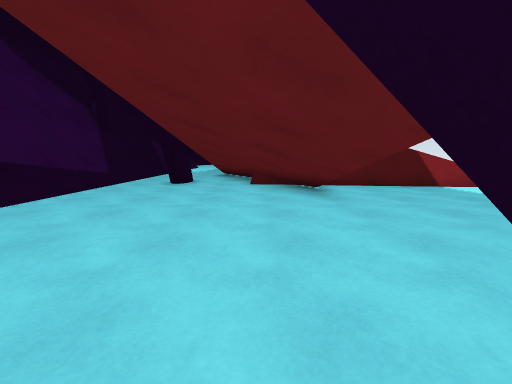
[1] (above)

16 first-person views from a walk through a scene from a Unity 3-D project. The camera is 1.3 m above the floor, tilts 8° down and sees 90° across. The floor is counted in squares, 1 m on a side. Each view is taken from the middle of a square. On the plan, view 1 faces up. The plan holds only what a view shows up to about 13 squares ahead; the rest is blank. The place goes on beyond the plan. Surface patterns are stand-ins for the level's own textures.

[2]
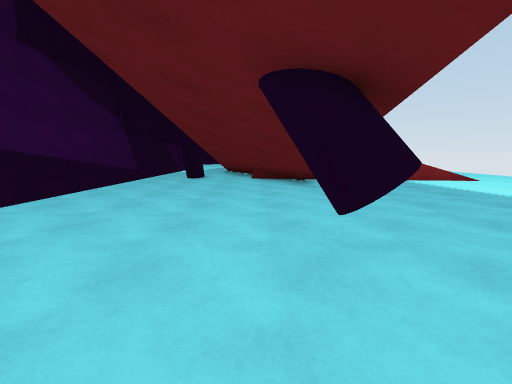

[3]
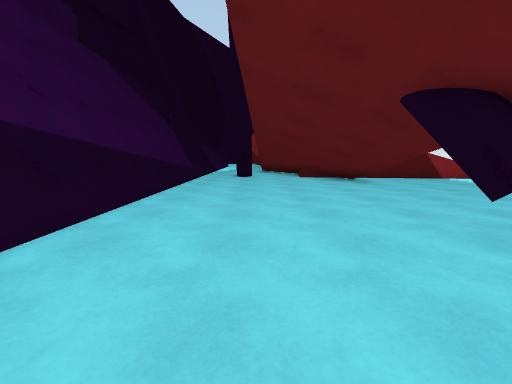

[4]
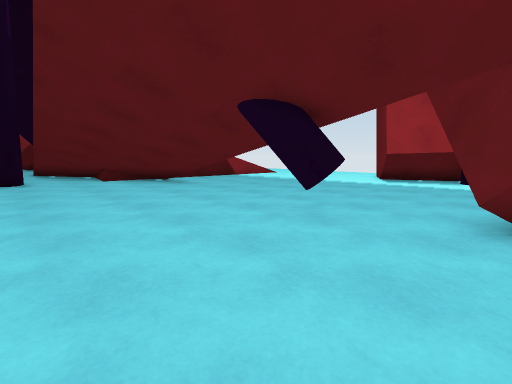

[5]
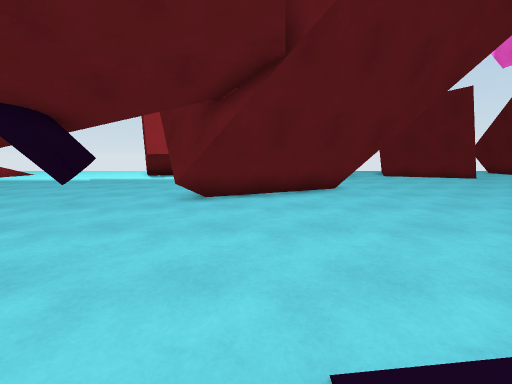

[6]
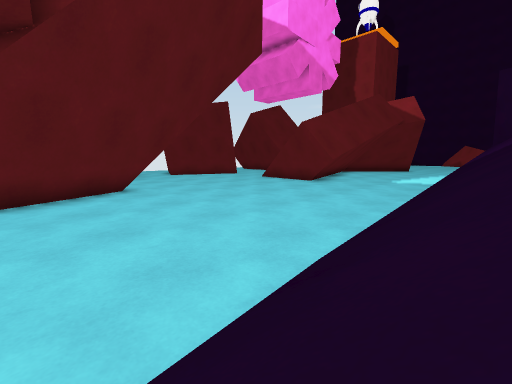

[7]
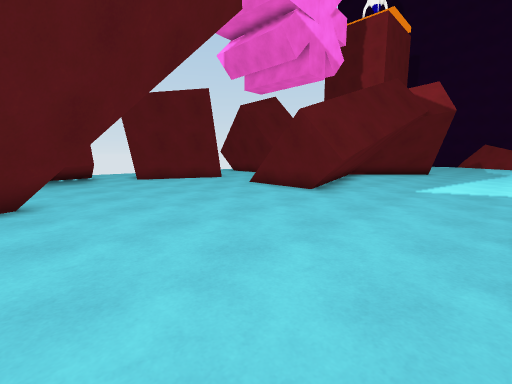

[8]
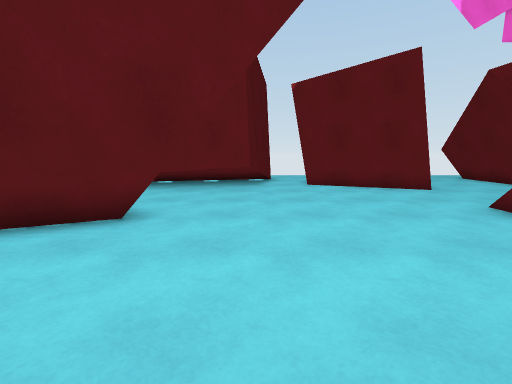

[9]
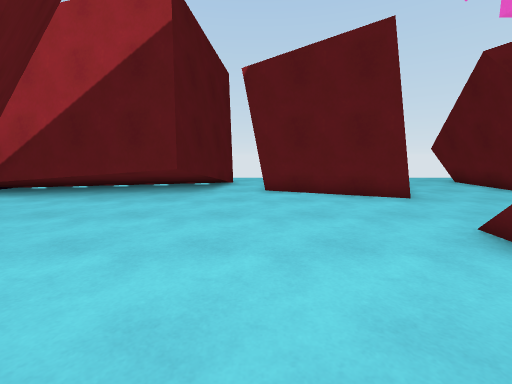

[10]
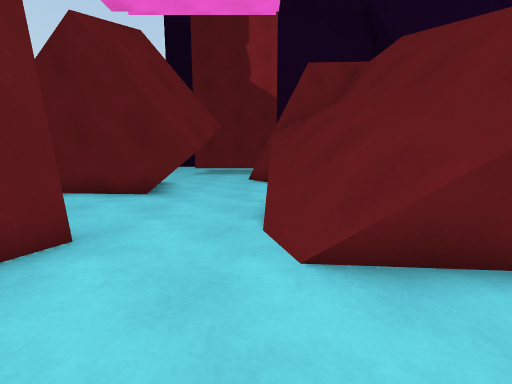

[11]
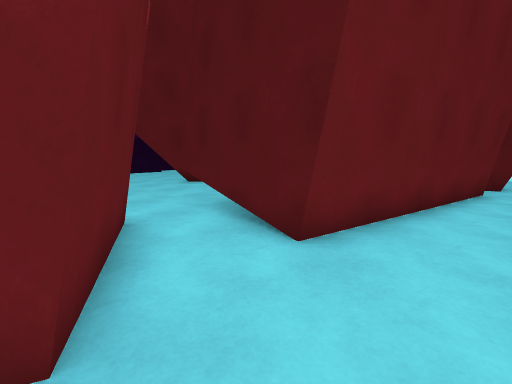

[12]
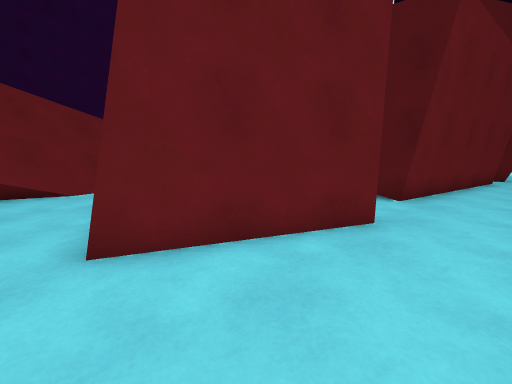

[13]
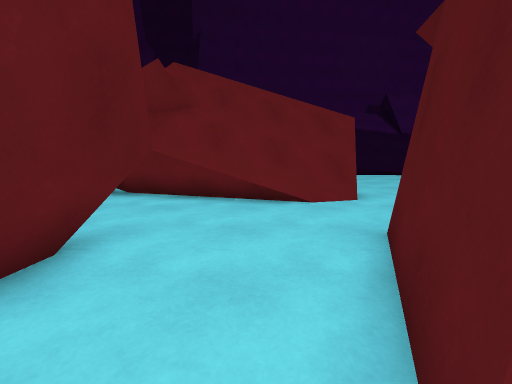

[14]
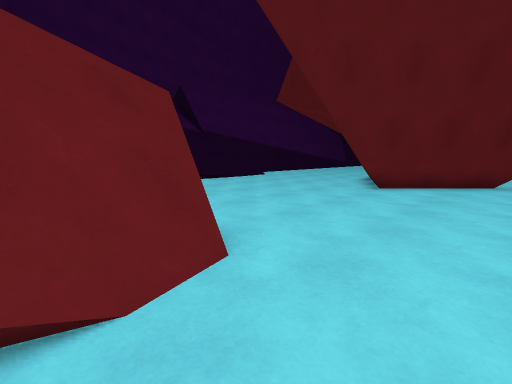

[15]
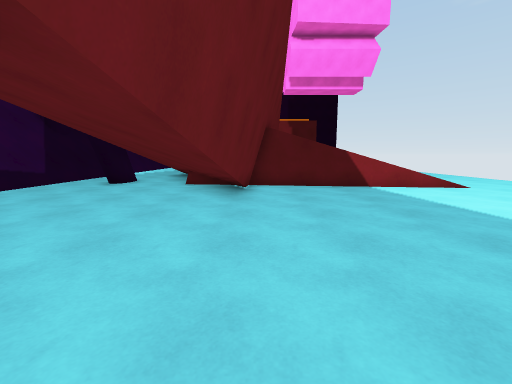

[16]
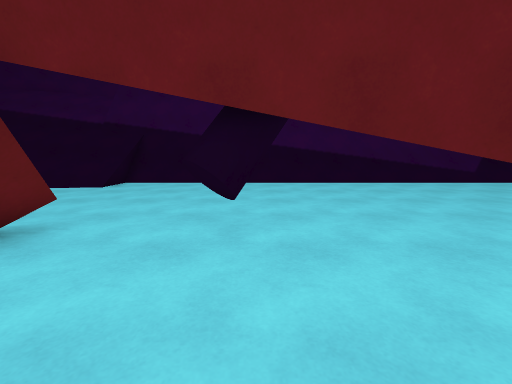

### Floor plan
Key: @ floor where view 1 was taken; # wall or solid block; . floor; / step, stairs or slope; = window, fence, low wall or low ledge; v drop or lower ground; T thing the floor can be seen under or through.
Columns run from 8 left of view 1 to 16 right of it. Each row starts with its distance up from view 1.
 13 ##.. ###    #        ...
 12 ##.. ########        ...
 11 ##....#######vvv=///...
 10 ##.... #####..........
  9 ##..... ####.........
  8 ##......TT##........
  7 ##...... TT........
  6 ##.......TT.......
  5 ##....... T......
  4 ##........T.....
  3 ##........T......
  2 ##................#
  1 ##.......#.......##
  0  #......@#.......###
 -1   ................##
 -2   .........#......     ##
 -3  #.......###           ..
 -4   .......##            #.
 -5   ........##   ####    #.
 -6   //......##  ####     #.
 -7   //.......#####.#     #.
 -8   //.......###...#    ##.
 -9   //........#....##   #..
-10   //.............##   #..
-11   //.............######..
-12   //.....................
-13   //.....................
-14   //..............####...
-15   //..............#  ##..
-16   / ....##/#......#  #...
-17   //....# ////...##  #...
-18    /....#v////...#####...
-19    /..... /////.....#....
-20    /..... ////...........
-21    /...../////.........
-22     ...../////..####...
-23     .... ./=#/..#######

Where each view was taken, in squares from view 1:
view 1: 0 up, 0 right, facing up
view 2: 3 down, 0 right, facing up
view 3: 4 down, 3 left, facing up
view 4: 3 down, 4 left, facing up-right
view 5: 5 down, 6 left, facing right
view 6: 5 down, 6 left, facing down-right
view 7: 8 down, 4 left, facing down-right
view 8: 11 down, 1 left, facing right
view 9: 13 down, 1 right, facing right
view 10: 14 down, 6 right, facing down
view 11: 15 down, 16 right, facing up-left
view 12: 20 down, 16 right, facing up-left
view 13: 20 down, 13 right, facing left
view 14: 19 down, 8 right, facing up-left
view 15: 0 up, 3 right, facing up
view 16: 1 up, 6 right, facing left
